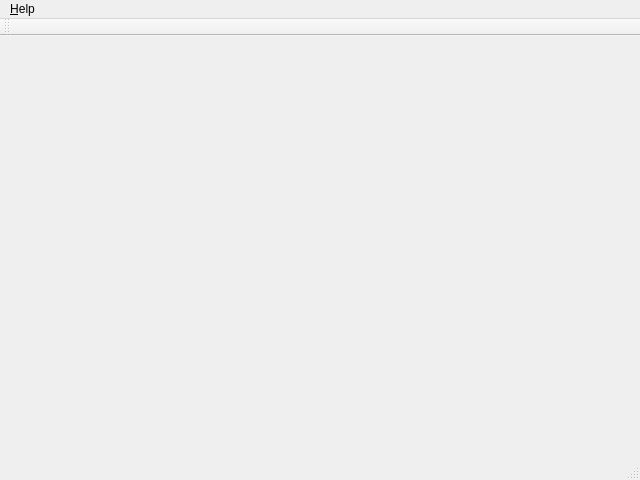
<?xml version="1.0" encoding="UTF-8"?>
<ui version="4.0">
 <class>MainWindow</class>
 <widget class="QMainWindow" name="MainWindow">
  <property name="geometry">
   <rect>
    <x>0</x>
    <y>0</y>
    <width>640</width>
    <height>480</height>
   </rect>
  </property>
  <property name="windowTitle">
   <string>MainWindow</string>
  </property>
  <widget class="QWidget" name="centralwidget"/>
  <widget class="QMenuBar" name="menubar">
   <property name="geometry">
    <rect>
     <x>0</x>
     <y>0</y>
     <width>640</width>
     <height>22</height>
    </rect>
   </property>
   <widget class="QMenu" name="menu_Help">
    <property name="title">
     <string>&amp;Help</string>
    </property>
    <addaction name="separator"/>
    <addaction name="actionAboutQt"/>
    <addaction name="separator"/>
   </widget>
   <addaction name="menu_Help"/>
  </widget>
  <widget class="QStatusBar" name="statusbar"/>
  <widget class="QToolBar" name="toolBar">
   <property name="windowTitle">
    <string>toolBar</string>
   </property>
   <attribute name="toolBarArea">
    <enum>TopToolBarArea</enum>
   </attribute>
   <attribute name="toolBarBreak">
    <bool>false</bool>
   </attribute>
  </widget>
  <action name="actionAboutQt">
   <property name="text">
    <string>About Qt</string>
   </property>
  </action>
 </widget>
 <resources/>
 <connections/>
 <slots>
  <slot>aboutQt()</slot>
 </slots>
</ui>
